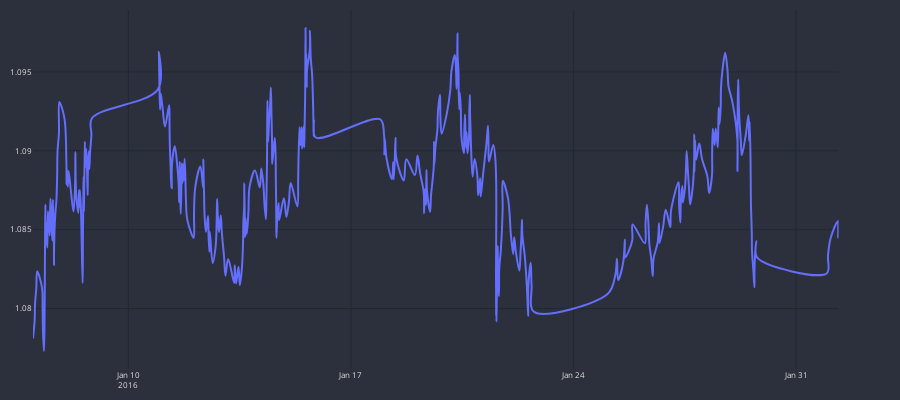

Source (notebook cell):
### Code cell
cp = CandlePlot(results, candles=False)
cp.show_plot(line_traces=['mid_c'])

### Figure 1 — Plotly figure (JSON) as saved in the notebook; plotly's stock layout.template omitted (floating-point values rounded to 4 significant figures; data arrays with more than 128 entries replaced by an {"elided": "..."} marker saying what was removed)
{"data": [{"line": {"shape": "spline", "width": 2}, "name": "mid_c", "type": "scatter", "x": {"elided": "416 str values"}, "xaxis": "x", "y": {"elided": "416 float values"}, "yaxis": "y"}], "layout": {"font": {"color": "#e1e1e1", "size": 8}, "height": 400, "margin": {"b": 10, "l": 10, "r": 10, "t": 10}, "paper_bgcolor": "#2c303c", "plot_bgcolor": "#2c303c", "width": 900, "xaxis": {"anchor": "y", "domain": [0, 0.94], "gridcolor": "#1f292f", "nticks": 5, "rangeslider": {"visible": false}}, "yaxis": {"anchor": "x", "domain": [0, 1], "gridcolor": "#1f292f"}, "yaxis2": {"anchor": "x", "gridcolor": "#1f292f", "overlaying": "y", "side": "right"}}}
